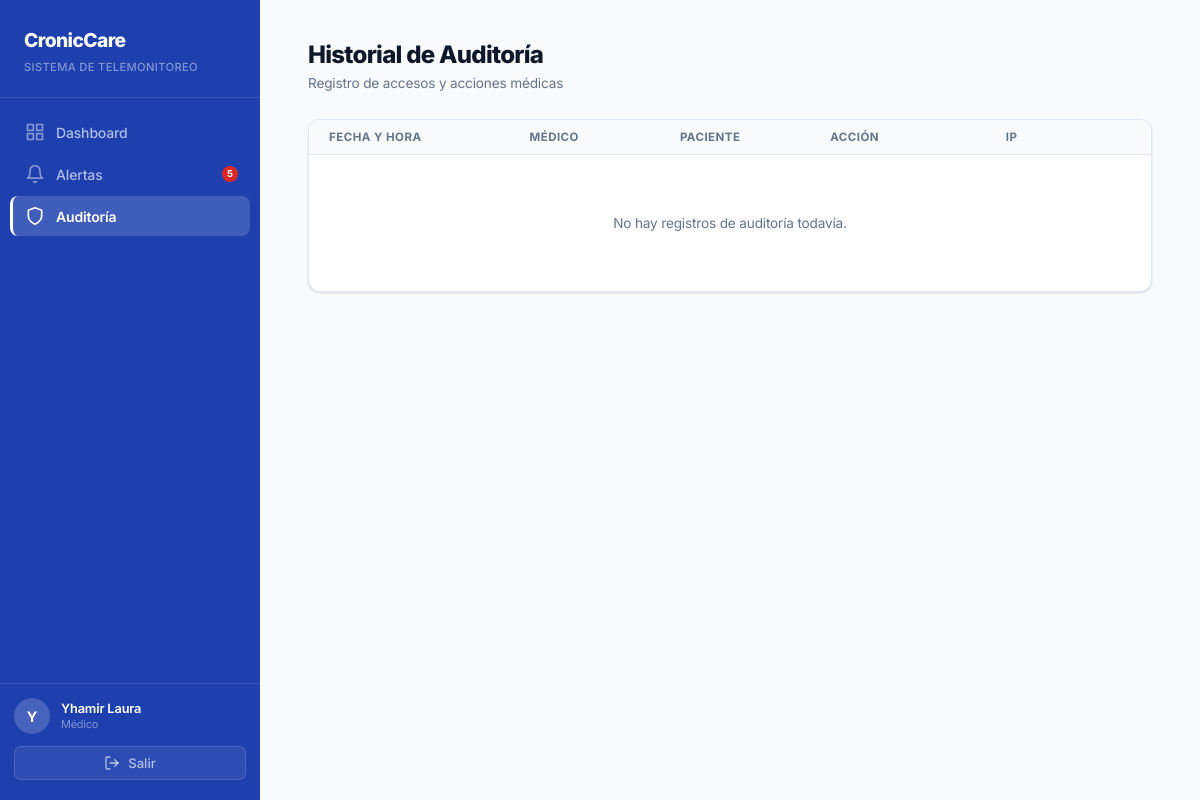
Page /auditoria/ (signed in) on the earlier database version.
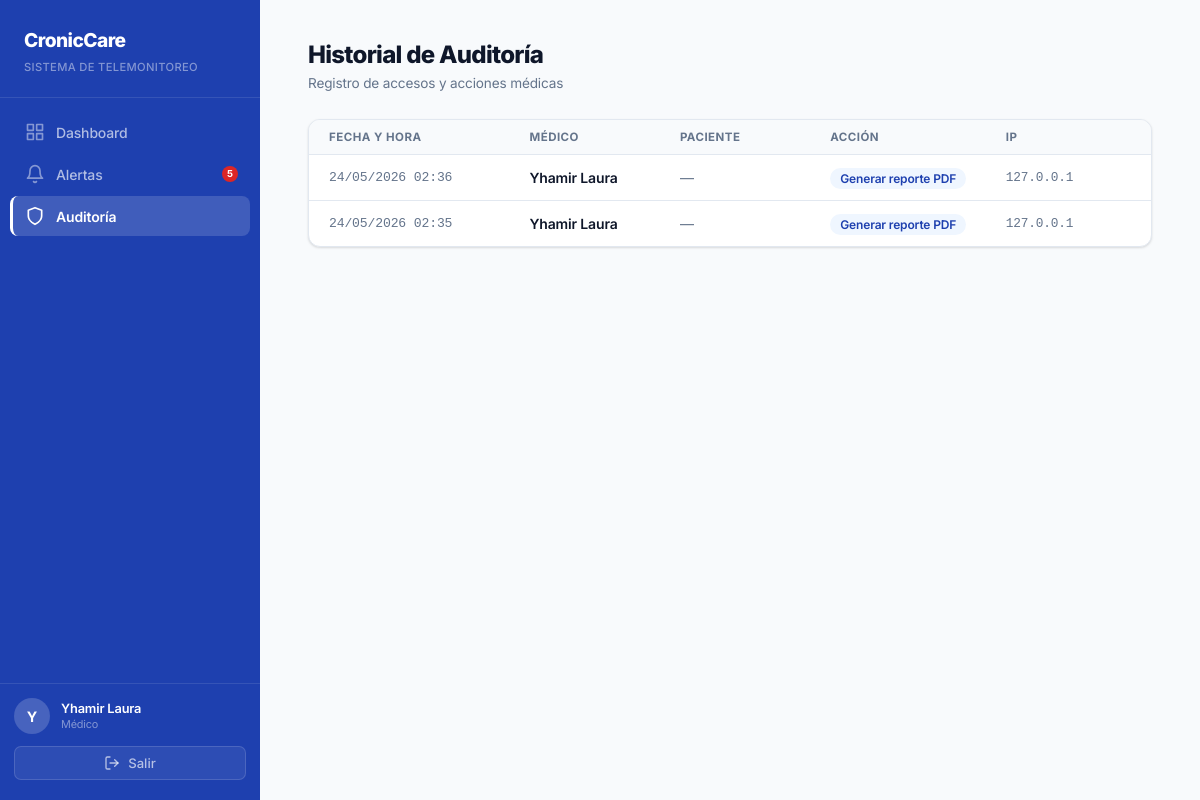
Same page on the later database version.
### core/models.py (models this page shows, shortened)
class LogAcceso(models.Model):
    ACCIONES = [
        ('ver_paciente',       'Ver ficha de paciente'),
        ('ver_metricas',       'Ver métricas'),
        ('agregar_nota',       'Agregar nota clínica'),
        ('agregar_plan',       'Agregar plan de cuidados'),
        ('eliminar_plan',      'Eliminar plan de cuidados'),
        ('marcar_alerta',      'Marcar alerta como resuelta'),
        ('generar_pdf',        'Generar reporte PDF'),
        ('registrar_paciente', 'Registrar paciente'),
        ('simular_metrica',    'Simular métrica'),
    ]
    medico = models.ForeignKey(
        User,
        on_delete=models.SET_NULL,
        null=True,
        related_name='logs'
    )
    paciente = models.ForeignKey(
        Paciente,
        on_delete=models.SET_NULL,
        null=True,
        blank=True,
        related_name='logs'
    )
    accion      = models.CharField(max_length=30, choices=ACCIONES)
    descripcion = models.TextField(blank=True)
    ip          = models.GenericIPAddressField(null=True, blank=True)
    fecha       = models.DateTimeField(auto_now_add=True)
    class Meta:
        ordering = ['-fecha']

### core/views.py (the view)
# urls.py: path('auditoria/', views.auditoria, name='auditoria'),
@login_required
@medico_required
def auditoria(request):
    logs = LogAcceso.objects.select_related('medico', 'paciente').all()[:100]
    return render(request, 'core/auditoria.html', {'logs': logs})

### core/context_processors.py (called while the page is built)
def alertas_pendientes(request):
    if not request.user.is_authenticated:
        return {
            'total_alertas_pendientes': 0,
            'alertas_recientes': [],
        }
    alertas = Alerta.objects.filter(
        resuelta=False,
        criticidad='critica',
    ).select_related('paciente', 'metrica').order_by('-fecha')
    alertas_data = []
    for alerta in alertas[:3]:
        alertas_data.append({
            'alerta': alerta,
            'valor_str': f"{float(alerta.metrica.valor):.1f}" if alerta.metrica else None,
        })
    return {
        'total_alertas_pendientes': alertas.count(),
        'alertas_recientes': alertas_data,
    }

### core/views.py (called while the page is built)
def es_medico(user):
    return user.groups.filter(name='Medico').exists() or user.is_superuser

### core/templates/core/auditoria.html (shortened to what this page needs)
{% extends 'core/base.html' %}
{% block content %}
<div class="container">
  <div style="margin-bottom: 28px;">
    <h1 style="font-weight: 800; font-size: 1.5rem; letter-spacing: -0.03em; color: var(--text);">
      Historial de Auditoría
    </h1>
    <p style="margin-top: 6px; font-size: 0.85rem; color: var(--muted);">
      Registro de accesos y acciones médicas
    </p>
  </div>
  <div class="card" style="padding: 0; overflow: hidden;">
    <div class="table-header" style="grid-template-columns: 1.6fr 1.2fr 1.2fr 1.4fr 1fr;">
      <div>Fecha y Hora</div>
      <div>Médico</div>
      <div>Paciente</div>
      <div>Acción</div>
      <div>IP</div>
    </div>
    {% for log in logs %}
    <div class="table-row" style="grid-template-columns: 1.6fr 1.2fr 1.2fr 1.4fr 1fr;">
      <div style="color: var(--muted); font-family: monospace; font-size: 0.82rem;">
        {{ log.fecha|date:"d/m/Y H:i" }}
      </div>
      <div style="font-weight: 600; font-size: 0.875rem;">
        {{ log.medico.get_full_name|default:log.medico.username }}
      </div>
      <div style="font-size: 0.875rem; color: var(--text2);">
        {% if log.paciente %}
          {{ log.paciente.nombre }}
        {% else %}
          <span style="color: var(--muted);">—</span>
        {% endif %}
      </div>
      <div>
        {% if log.accion == 'ver_paciente' %}
          <span class="badge-primary">{{ log.get_accion_display }}</span>
        {% elif log.accion == 'agregar_nota' %}
          <span class="badge-ok">{{ log.get_accion_display }}</span>
        {% elif log.accion == 'agregar_plan' %}
          <span class="badge-ok">{{ log.get_accion_display }}</span>
        {% elif log.accion == 'eliminar_plan' %}
          <span class="badge-warning">{{ log.get_accion_display }}</span>
        {% elif log.accion == 'marcar_alerta' %}
          <span class="badge-warning">{{ log.get_accion_display }}</span>
        {% elif log.accion == 'generar_pdf' %}
          <span class="badge-primary">{{ log.get_accion_display }}</span>
        {% elif log.accion == 'registrar_paciente' %}
          <span class="badge-ok">{{ log.get_accion_display }}</span>
        {% elif log.accion == 'simular_metrica' %}
          <span class="badge-primary">{{ log.get_accion_display }}</span>
        {% else %}
          <span class="badge-primary">{{ log.get_accion_display }}</span>
        {% endif %}
      </div>
      <div style="font-family: monospace; font-size: 0.8rem; color: var(--muted);">
        {{ log.ip|default:"—" }}
      </div>
    </div>
    {% empty %}
    <div style="padding: 60px 24px; text-align: center; color: var(--muted); font-size: 0.85rem;">
      No hay registros de auditoría todavía.
    </div>
    {% endfor %}
  </div>
</div>
{% endblock %}

Differences in the rows shown:
added LogAcceso: fecha "24/05/2026 02:36", medico.get_full_name "Yhamir Laura", accion "Generar reporte PDF", ip "127.0.0.1"
added LogAcceso: fecha "24/05/2026 02:35", medico.get_full_name "Yhamir Laura", accion "Generar reporte PDF", ip "127.0.0.1"
Other differences:
text no longer shown: "No hay registros de auditoría todavía."
